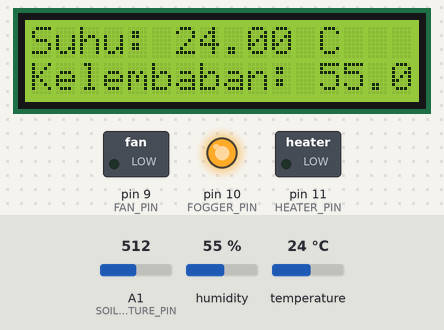
This sketch was run on a simulated Arduino Uno, built with avr-gcc and run on an emulated ATmega328P. Shown: 16×2 character LCD, switched loads named in the sketch (green lamp = pin HIGH), output pins drawn as LEDs (lit = HIGH). Inputs (shaded band) come from the test bench; at power-on: humidity 55 %, temperature 24 °C, A1 (SOIL_MOISTURE_PIN) = 512. What the sketch prints to the serial monitor is not drawn.

Above: at 1.2 s.
1.3 s: humidity set to 88 %
At 2.5 s:
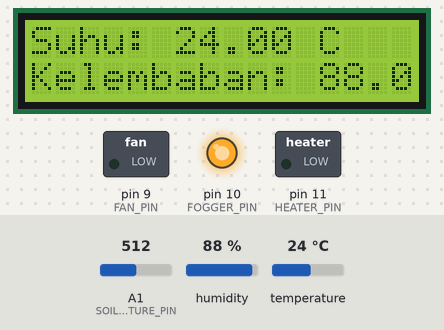
4.0 s: humidity set to 91 %
At 5.5 s:
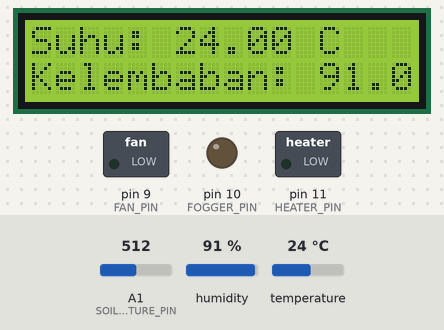
6.7 s: temperature set to 20.6 °C
At 9.1 s:
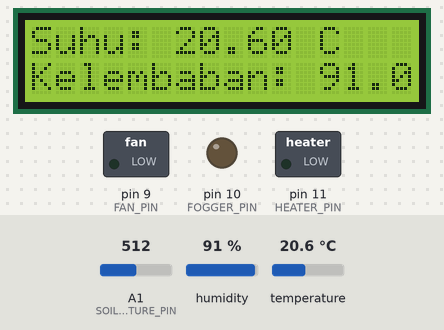
9.7 s: temperature set to 19.4 °C
At 10.9 s:
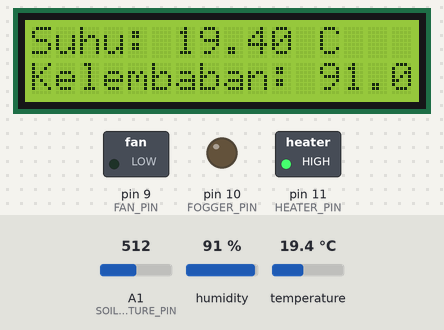
12.4 s: humidity set to 22 %
At 15.5 s:
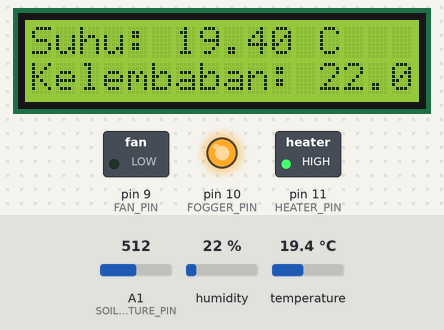
15.8 s: temperature set to 28 °C
At 17.5 s:
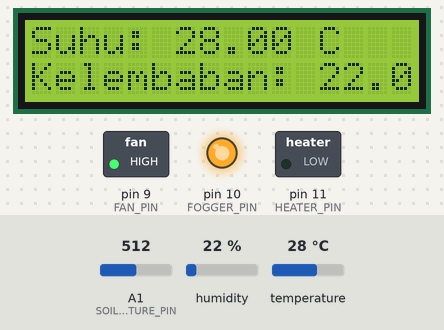
Timing chart, 0 to 19.0 s (numbered marks = the images above; inputs shaded):
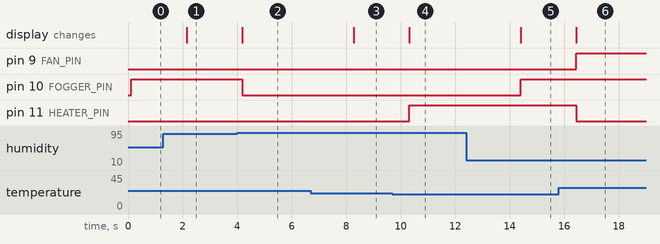

The sketch:

sketch_dec5a.ino
```cpp
#include <DHT.h>
#include <LiquidCrystal_I2C.h>

#define DHT_TYPE DHT22
#define DHT_PIN A0
#define SOIL_MOISTURE_PIN A1
#define FAN_PIN 9
#define FOGGER_PIN 10  // Menggunakan fogger untuk meningkatkan kelembaban
#define HEATER_PIN 11  // Menggunakan heater untuk menjaga suhu kumbung
#define HUMIDITY_THRESHOLD 90  // Ambang batas kelembaban untuk mengaktifkan fogger
#define TEMPERATURE_THRESHOLD 20  // Ambang batas suhu untuk mengaktifkan heater

DHT dht(DHT_PIN, DHT_TYPE);

LiquidCrystal_I2C lcd(0x27, 16, 2);

void setup() {
  pinMode(SOIL_MOISTURE_PIN, INPUT);
  pinMode(FAN_PIN, OUTPUT);
  pinMode(FOGGER_PIN, OUTPUT);
  pinMode(HEATER_PIN, OUTPUT);
  Serial.begin(9600);
  lcd.begin(16, 2);
  lcd.print("Sensor Reading");
  dht.begin();
}

void loop() {
  int soilMoistureValue = analogRead(SOIL_MOISTURE_PIN);
  int soilMoisturePercentage = map(soilMoistureValue, 0, 1023, 0, 100);

  Serial.print("Kelembaban Tanah: ");
  Serial.println(soilMoisturePercentage);

  float temperature = dht.readTemperature();
  float humidity = dht.readHumidity();

  if (isnan(temperature) || isnan(humidity)) {
    Serial.println("Gagal membaca suhu atau kelembaban dari sensor DHT!");
    return;
  }

  lcd.clear();
  lcd.setCursor(0, 0);
  lcd.print("Suhu: ");
  lcd.print(temperature);
  lcd.print(" C");

  lcd.setCursor(0, 1);
  lcd.print("Kelembaban: ");
  lcd.print(humidity);
  lcd.print("%");
  lcd.setBacklight(1);

  // Menghidupkan kipas jika suhu melebihi 25 derajat Celsius
  if (temperature > 25) {
    digitalWrite(FAN_PIN, HIGH);
  } else {
    digitalWrite(FAN_PIN, LOW);
  }

  // Menghidupkan fogger jika kelembaban di bawah ambang batas
  if (humidity < HUMIDITY_THRESHOLD) {
    digitalWrite(FOGGER_PIN, HIGH);
  } else {
    digitalWrite(FOGGER_PIN, LOW);
  }

  // Menghidupkan heater jika suhu di bawah ambang batas
  if (temperature < TEMPERATURE_THRESHOLD) {
    digitalWrite(HEATER_PIN, HIGH);
  } else {
    digitalWrite(HEATER_PIN, LOW);
  }

  delay(2000);
}
```

Measured:
- the behaviour switches between 89 and 90 % on humidity (found by bisection; images 1 and 2)
- the behaviour switches between 20 and 19.9 °C on temperature (found by bisection; images 3 and 4)
- after the input at 1.3 s, the display: changes after 0.86 s (image 1)
- after the input at 4.0 s, pin 10 (FOGGER_PIN): HIGH → LOW after 0.20 s; the display: changes after 0.20 s (image 2)
- after the input at 6.7 s, the display: changes after 1.6 s (image 3)
- after the input at 9.7 s, pin 11 (HEATER_PIN): LOW → HIGH after 0.62 s; the display: changes after 0.62 s (image 4)
- after the input at 12.4 s, pin 10 (FOGGER_PIN): LOW → HIGH after 2.0 s; the display: changes after 2.0 s (image 5)
- after the input at 15.8 s, pin 9 (FAN_PIN): LOW → HIGH after 0.64 s; pin 11 (HEATER_PIN): HIGH → LOW after 0.64 s; the display: changes after 0.64 s (image 6)
